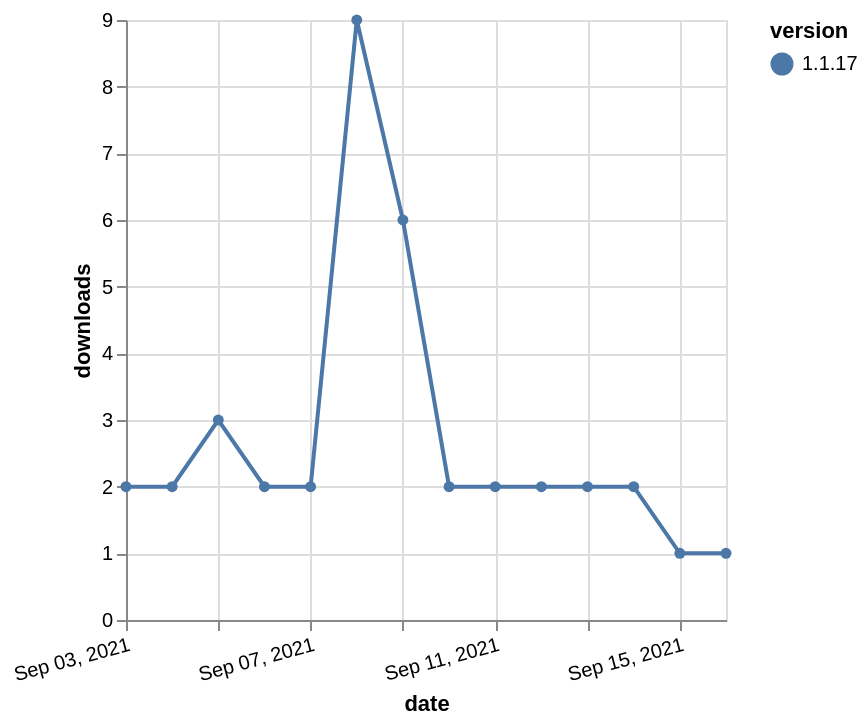

Write a Vega-Lite specification for this figure.
### Vega-Lite specification from a JSON file in a GitHub repository (floating-point values rounded to 4 significant figures)
{"$schema": "https://vega.github.io/schema/vega-lite/v5.json", "description": "A simple bar chart with embedded data.", "data": {"values": [{"date": "2021-09-03", "total": 4082, "delta": 2, "version": "1.1.17"}, {"date": "2021-09-04", "total": 4084, "delta": 2, "version": "1.1.17"}, {"date": "2021-09-05", "total": 4087, "delta": 3, "version": "1.1.17"}, {"date": "2021-09-06", "total": 4089, "delta": 2, "version": "1.1.17"}, {"date": "2021-09-07", "total": 4091, "delta": 2, "version": "1.1.17"}, {"date": "2021-09-08", "total": 4100, "delta": 9, "version": "1.1.17"}, {"date": "2021-09-09", "total": 4106, "delta": 6, "version": "1.1.17"}, {"date": "2021-09-10", "total": 4108, "delta": 2, "version": "1.1.17"}, {"date": "2021-09-11", "total": 4110, "delta": 2, "version": "1.1.17"}, {"date": "2021-09-12", "total": 4112, "delta": 2, "version": "1.1.17"}, {"date": "2021-09-13", "total": 4114, "delta": 2, "version": "1.1.17"}, {"date": "2021-09-14", "total": 4116, "delta": 2, "version": "1.1.17"}, {"date": "2021-09-15", "total": 4117, "delta": 1, "version": "1.1.17"}, {"date": "2021-09-16", "total": 4118, "delta": 1, "version": "1.1.17"}]}, "width": "container", "mark": {"type": "line", "point": {"filled": true}}, "encoding": {"x": {"field": "date", "type": "temporal", "timeUnit": "yearmonthdate", "title": "date", "axis": {"labelAngle": -15}}, "y": {"field": "delta", "type": "quantitative", "title": "downloads"}, "color": {"field": "version", "type": "nominal"}, "tooltip": {"field": "delta"}}}
